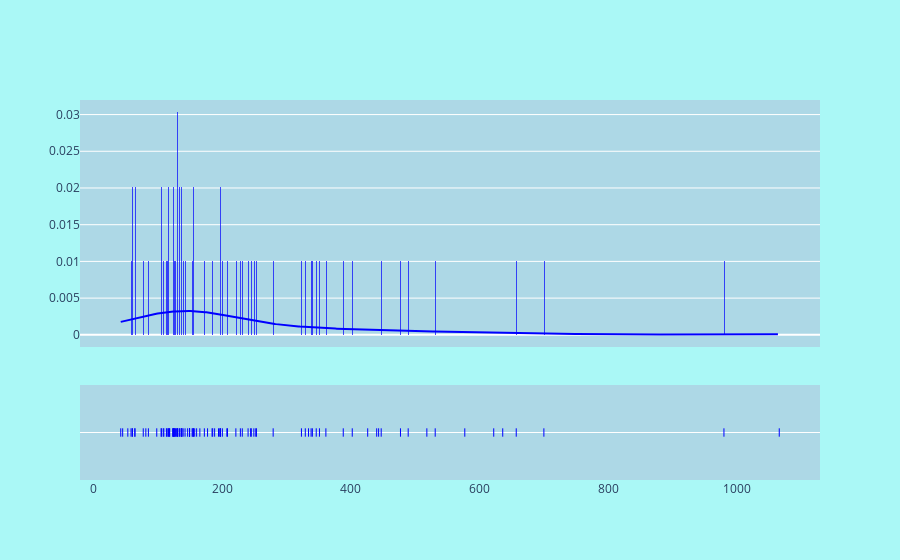

The cell this chart's notebook holds for it:
### Markdown cell above
### Distributions

### Code cell
# tsp.show_distplot('doc_len')

# You can customize the layout using the argument: `layout_settings`.
# E.g.
# layout_settings = {'plot_bgcolor':'lightblue',
#                    'paper_bgcolor': 'rgba(170, 248, 246, 1)',
#                    'hovermode': 'y'
#                   }
# For a full list of possible options, see:
# https://plotly.com/python/reference/layout/

tsp.show_distplot('doc_len',
                  layout_settings=layout_settings)

### Figure 1 — Plotly figure (JSON) as saved in the notebook; plotly's stock layout.template omitted (floating-point values rounded to 4 significant figures; data arrays with more than 128 entries replaced by an {"elided": "..."} marker saying what was removed)
{"data": [{"autobinx": false, "histnorm": "probability density", "legendgroup": "distplot", "marker": {"color": "blue"}, "name": "distplot", "opacity": 0.7, "type": "histogram", "x": [657, 60, 208, 60, 980, 58, 207, 137, 196, 146, 361, 129, 105, 139, 142, 45, 109, 64, 197, 518, 577, 188, 42, 118, 531, 323, 136, 130, 116, 154, 127, 149, 124, 245, 244, 126, 157, 130, 149, 489, 172, 279, 194, 447, 105, 123, 53, 249, 388, 85, 231, 123, 228, 160, 329, 155, 622, 137, 338, 334, 351, 98, 149, 402, 81, 426, 124, 443, 64, 185, 1066, 153, 126, 125, 177, 346, 221, 130, 136, 184, 200, 118, 165, 253, 340, 197, 240, 114, 133, 113, 77, 252, 155, 133, 636, 440, 700, 108, 116, 477], "xaxis": "x", "xbins": {"end": 1066, "size": 1, "start": 42}, "yaxis": "y"}, {"legendgroup": "distplot", "marker": {"color": "blue"}, "mode": "lines", "name": "distplot", "showlegend": false, "type": "scatter", "x": {"elided": "500 float values"}, "xaxis": "x", "y": {"elided": "500 float values"}, "yaxis": "y"}, {"legendgroup": "distplot", "marker": {"color": "blue", "symbol": "line-ns-open"}, "mode": "markers", "name": "distplot", "showlegend": false, "type": "scatter", "x": [657, 60, 208, 60, 980, 58, 207, 137, 196, 146, 361, 129, 105, 139, 142, 45, 109, 64, 197, 518, 577, 188, 42, 118, 531, 323, 136, 130, 116, 154, 127, 149, 124, 245, 244, 126, 157, 130, 149, 489, 172, 279, 194, 447, 105, 123, 53, 249, 388, 85, 231, 123, 228, 160, 329, 155, 622, 137, 338, 334, 351, 98, 149, 402, 81, 426, 124, 443, 64, 185, 1066, 153, 126, 125, 177, 346, 221, 130, 136, 184, 200, 118, 165, 253, 340, 197, 240, 114, 133, 113, 77, 252, 155, 133, 636, 440, 700, 108, 116, 477], "xaxis": "x", "y": ["distplot", "distplot", "distplot", "distplot", "distplot", "distplot", "distplot", "distplot", "distplot", "distplot", "distplot", "distplot", "distplot", "distplot", "distplot", "distplot", "distplot", "distplot", "distplot", "distplot", "distplot", "distplot", "distplot", "distplot", "distplot", "distplot", "distplot", "distplot", "distplot", "distplot", "distplot", "distplot", "distplot", "distplot", "distplot", "distplot", "distplot", "distplot", "distplot", "distplot", "distplot", "distplot", "distplot", "distplot", "distplot", "distplot", "distplot", "distplot", "distplot", "distplot", "distplot", "distplot", "distplot", "distplot", "distplot", "distplot", "distplot", "distplot", "distplot", "distplot", "distplot", "distplot", "distplot", "distplot", "distplot", "distplot", "distplot", "distplot", "distplot", "distplot", "distplot", "distplot", "distplot", "distplot", "distplot", "distplot", "distplot", "distplot", "distplot", "distplot", "distplot", "distplot", "distplot", "distplot", "distplot", "distplot", "distplot", "distplot", "distplot", "distplot", "distplot", "distplot", "distplot", "distplot", "distplot", "distplot", "distplot", "distplot", "distplot", "distplot"], "yaxis": "y2"}], "layout": {"barmode": "overlay", "hovermode": "y", "legend": {"traceorder": "reversed"}, "paper_bgcolor": "rgba(170, 248, 246, 1)", "plot_bgcolor": "lightblue", "showlegend": false, "xaxis": {"anchor": "y2", "domain": [0, 1], "zeroline": false}, "yaxis": {"anchor": "free", "domain": [0.35, 1], "position": 0}, "yaxis2": {"anchor": "x", "domain": [0, 0.25], "dtick": 1, "showticklabels": false}}}
